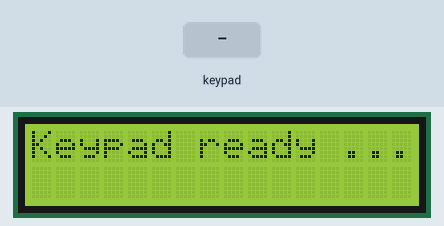
Simulated run of this sketch. Board: Arduino Uno, built with avr-gcc and run on an emulated ATmega328P. Shown: 16×2 character LCD. The inputs (shaded band) are chosen by the test bench. What the sketch prints to the serial monitor is not drawn.

Above: at 1.2 s.
1.3 s: keypad keys 7 + 5 = pressed 0.4 s apart
At 3.5 s:
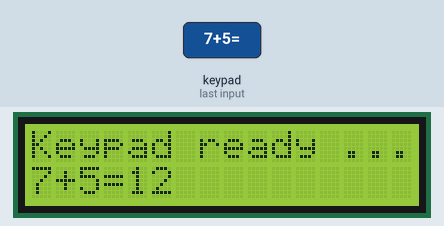
4.4 s: keypad keys 6 * 7 = pressed 0.4 s apart
At 7.1 s:
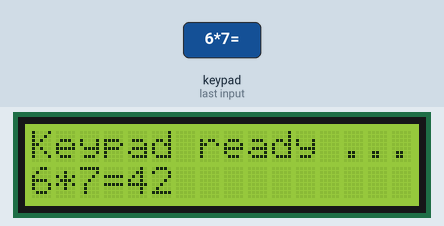
7.5 s: keypad keys 8 / 2 = pressed 0.4 s apart
At 9.3 s:
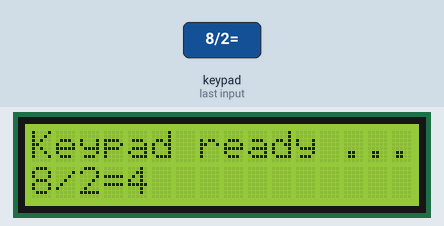
10.6 s: keypad keys 1 1 1 0 9 8 = pressed 0.4 s apart
At 13.8 s:
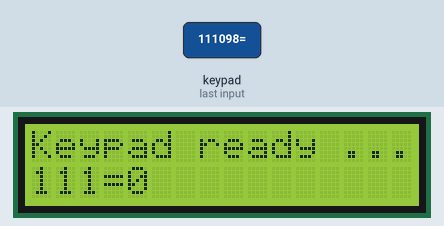
14.9 s: key 'C' pressed
At 16.1 s:
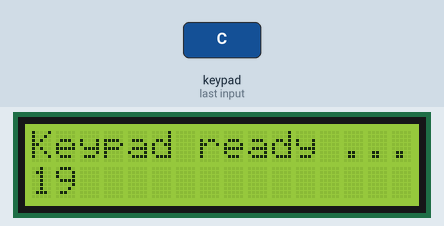
16.4 s: key 'C' pressed
At 17.6 s:
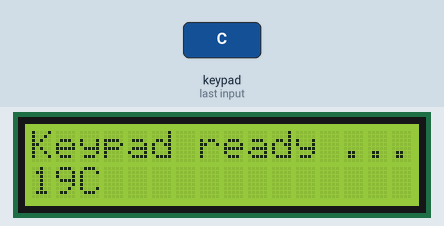
Timing chart, 0 to 18.9 s (numbered marks = the images above; inputs shaded):
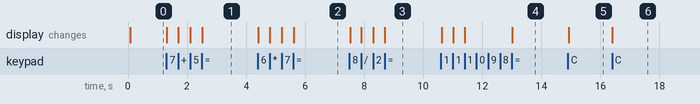

The sketch:

ArduinoKeypadCalc_LCD.ino
```cpp
#include <Wire.h>
#include <LiquidCrystal_I2C.h>

LiquidCrystal_I2C lcd(0x27, 16, 2); // 0x27 or 0x3F

// 4 x 4 keypad 薄膜鍵盤
#include "Adafruit_Keypad.h"
// 在鍵盤上按下 2+3=5 <-- 自動算出 5
// 顯示在 LCD 屏幕上

// 定義鍵盤的行列
const byte ROWS = 4; // 定義列(橫向)
const byte COLS = 4; // 定義行(縱向)

// 定義鍵盤上每一個按鈕名稱
// C 表示清除
char keys[ROWS][COLS] = {
  {'1', '2', '3', '/'},
  {'4', '5', '6', '*'},
  {'7', '8', '9', '-'},
  {'C', '0', '=', '+'},
};

// 定義腳位
byte rowPins[ROWS] = {11, 10, 9, 8}; // 定義列腳位
byte colPins[COLS] = {7, 6, 5, 4}; // 定義行腳位

// 鍵盤自製初始化
Adafruit_Keypad customKeypad = Adafruit_Keypad(makeKeymap(keys), rowPins, colPins, ROWS, COLS);

int pos = 0; // 按下順序
int x = 0;
int y = 0;
char opt = ' '; // 運算符(+, -, *, /)

void setup() {
  Serial.begin(9600);
  delay(2);
  lcd.begin();
  lcd.backlight();
  lcd.clear();
  lcd.setCursor(0, 0);
  lcd.print("Keypad ready ...");

  customKeypad.begin();
  Serial.println("Keypad ready ...");
}

void loop() {
  // 開始偵測使用者的按鍵狀態
  customKeypad.tick(); // 判斷按下哪一個鍵
  while(customKeypad.available()) {
    keypadEvent e = customKeypad.read(); // 讀取
    // 按下事件 KEY_JUST_PRESSED, 放開事件 KEY_JUST_RELEASED
    if(e.bit.EVENT == KEY_JUST_PRESSED){
      char key = (char)e.bit.KEY;
      Serial.print(key);
      switch(pos) {
        case 0:
          x = key - 48;
          lcd.setCursor(0, 1);
          lcd.print("                ");
          lcd.setCursor(0, 1);
          lcd.print(x);
          ++pos;
          break;
        case 1:
          opt = key;
          lcd.print(opt);
          ++pos;
          break;
        case 2:
          y = key - 48;
          lcd.print(y);
          ++pos;
          break;
        case 3:
          if(key == '=') {
            int result = getResult();
            Serial.println(result);
            lcd.print(key);
            lcd.print(result);
            pos=0;
          }
          break;
      }

    }
  }
  delay(10);
}

int getResult() {
    switch(opt) {
      case '+':
        return x + y;
      case '-':
        return x - y;
      case '*':
        return x * y;
      case '/':
        return x / y;
    }
    return 0;
}
```

Measured:
- after the input at 1.3 s, the display: first changes at once (image 1 shows a later state)
- after the input at 4.4 s, the display: first changes at once (image 2 shows a later state)
- after the input at 7.5 s, the display: first changes at once (image 3 shows a later state)
- after the input at 10.6 s, the display: first changes at once (image 4 shows a later state)
- after the input at 14.9 s, the display: changes at once (image 5)
- after the input at 16.4 s, the display: changes at once (image 6)
